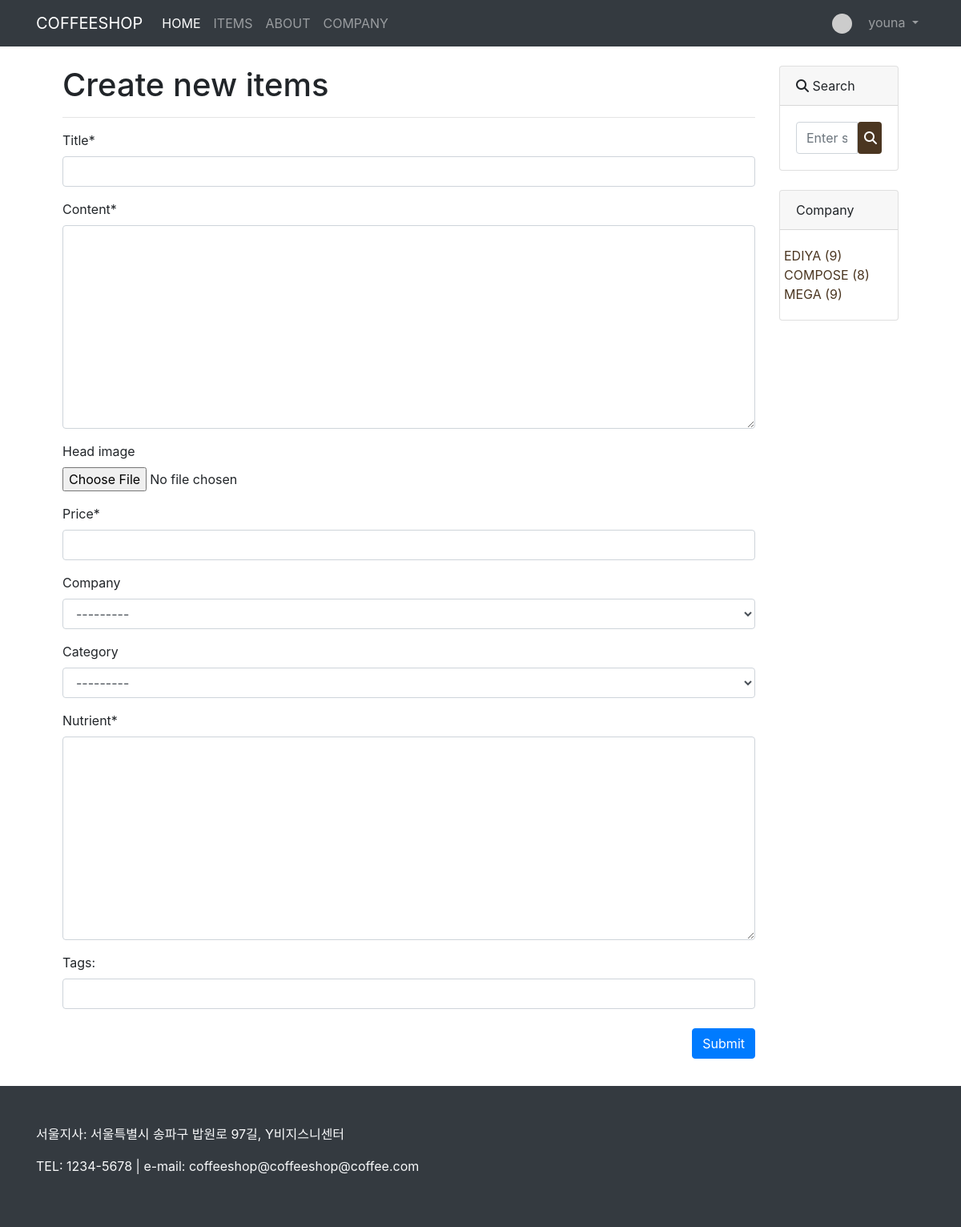
Screenshot of /product/create_item/ (signed in) with the database file from the repository.
### product/models.py (models this page shows)
class Company(models.Model):
    name = models.CharField(max_length=50, unique=True)
    slug = models.SlugField(max_length=200, unique=True, allow_unicode=True)
    address = models.CharField(max_length=50, unique=True, null=True, blank=True)
    number = models.CharField(max_length=50, unique=True, null=True)
    email = models.EmailField(max_length=32, null=True)
    def __str__(self):
        return self.name
    def get_absolute_url(self):
        return f'/product/company/{self.slug}/'
    class Meta:
        verbose_name_plural = 'Companies'

### product/views.py (the view, shortened to what this page needs)
# urls.py: path('create_item/', views.ItemCreate.as_view()),
class ItemCreate(LoginRequiredMixin, UserPassesTestMixin, CreateView):
    model = Item
    fields = ['title', 'content', 'head_image', 'price', 'company', 'category', 'nutrient']
    def test_func(self):
        return self.request.user.is_superuser or self.request.user.is_staff
    def get_context_data(self, **kwargs):
        context = super(ItemCreate, self).get_context_data()
        context['companies'] = Company.objects.all()
        return context

### product/models.py (called while the page is built)
    def __str__(self):
        return self.name

### product/templates/product/item_form.html (shortened to what this page needs)
{% extends 'product/base.html' %}
{% load crispy_forms_tags %}
{% block main_area %}
      <h1>Create new items</h1>
      <hr/>
      <form method="post" enctype="multipart/form-data">
          <table>
              {{form | crispy}}
              <div id="div_id_tags_str">
                <label for="id_tags">Tags:</label>
                <input id="id_tags" type="text" name="tags_str" class="textinput textInput form-control">
              </div>
          </table>
          <br>
          <button type="submit" class="btn btn-primary float-right">Submit</button>
          <br>
          <br>
          <br>
      </form>
{% endblock %}

### product/templates/product/navbar.html (shortened to what this page needs)
{% load socialaccount %}
<nav class="navbar navbar-expand-lg navbar-dark bg-dark">
  <div class="container">
    <a class="navbar-brand" href="/">COFFEESHOP</a>
    <div class="collapse navbar-collapse" id="navbarNavDropdown">
      <ul class="navbar-nav">
        <li class="nav-item active">
          <a class="nav-link" href="/">HOME</a>
        </li>
        <li class="nav-item">
          <a class="nav-link" href="/product/">ITEMS</a>
        </li>
        {% if user.is_authenticated %}
        <li class="nav-item">
          <a class="nav-link" href="/about_me/">ABOUT</a>
        </li>
        {% endif %}
        <li class="nav-item">
          <a class="nav-link" href="/about_company/">COMPANY</a>
        </li>
      </ul>
      <ul class="navbar-nav ml-auto">
            {% if user.is_authenticated %}
            <li class="nav-item dropdown">
              <a class="nav-link dropdown-toggle" href="#" id="navbarDropdownMenuLink" role="button" data-toggle="dropdown" aria-haspopup="true" aria-expanded="false">
                {% if user.socialaccount_set.first.get_avatar_url %}
                <img class="rounded-circle mr-3" src="{{user.socialaccount_set.first.get_avatar_url}}" width="25px" />
                {% else %}
                <img class="rounded-circle mr-3" src="{{'https://dummyimage.com/50x50/ced4da/6c757d.jpg'}}" width="25px" />
                {% endif %}
                {{user.username}}
              </a>
            </li>
            {% else %}
            <li class="nav-item">
              <a href="#" data-toggle="modal" data-target="#loginModal" class="nav-link">LOGIN</a>
            </li>
            {% endif %}
          </ul>
    </div>
  </div>
</nav>

### product/templates/product/sidebar.html (shortened to what this page needs)
          <div class="card mb-4">
            <div class="card-header">
              <i class="fa-solid fa-magnifying-glass"></i> Search
            </div>
            <div class="card-body">
              <div class="input-group">
                <input style="height:40px;" id="search-input" class="form-control" type="text" placeholder="Enter search term..." aria-label="Enter search term..." aria-describedby="button-search"/>
                <button
                  class="btn text-white"
                  id="button-search"
                  type="button"
                  onclick="searchItem()"
                  style="background-color:#4B3621;width:30px;"
                >
                    <i class="fa-solid fa-magnifying-glass" style="position:relative;right:5px;"></i>
                </button>
              </div>
            </div>
          </div>
          <div class="card mb-4" id="category_card">
            <div class="card-header">Company</div>
            <div class="card-body">
              <div class="row">
                <ul class="list-unstyled mb-0">
                  {% for c in companies %}
                  <li><a href="{{c.get_absolute_url}}" style="color:#4B3621;">{{c}} ({{c.item_set.count}})</a></li>
                  {% endfor %}
                </ul>
              </div>
            </div>
          </div>

### rows the page displays
Company: name "EDIYA", item_set.count "9"
Company: name "COMPOSE", item_set.count "8"
Company: name "MEGA", item_set.count "9"

### other values shown
{{ user.username }} "youna"
